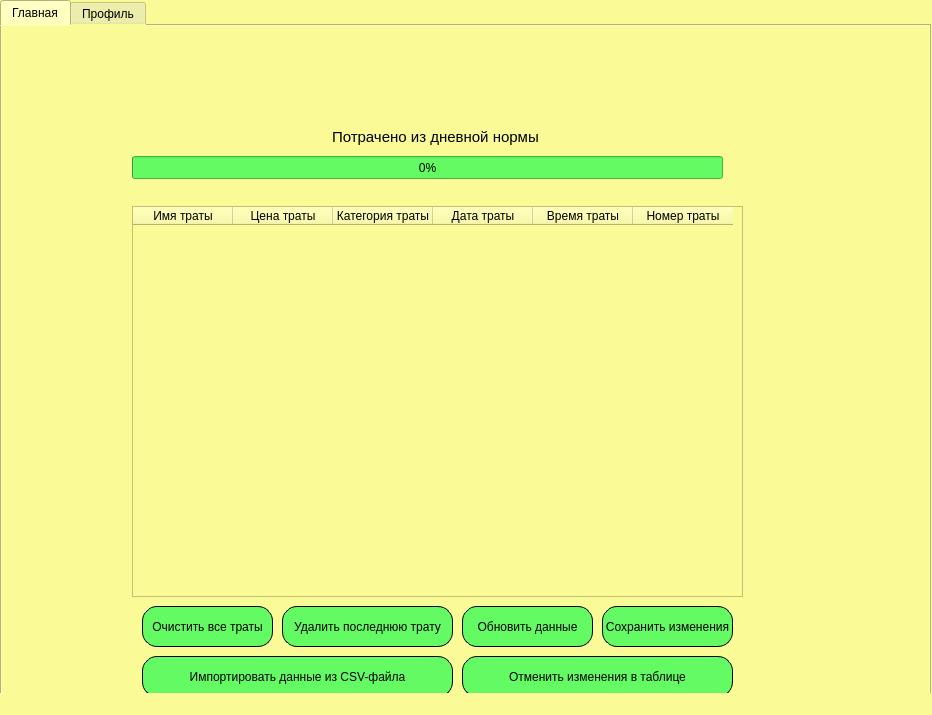
<?xml version="1.0" encoding="UTF-8"?>
<ui version="4.0">
 <class>MainWindow</class>
 <widget class="QMainWindow" name="MainWindow">
  <property name="geometry">
   <rect>
    <x>0</x>
    <y>0</y>
    <width>932</width>
    <height>715</height>
   </rect>
  </property>
  <property name="windowTitle">
   <string>MainWindow</string>
  </property>
  <property name="styleSheet">
   <string notr="true">background: rgb(250, 250, 150);</string>
  </property>
  <widget class="QWidget" name="centralwidget">
   <property name="styleSheet">
    <string notr="true"/>
   </property>
   <widget class="QTabWidget" name="tabWidget1">
    <property name="geometry">
     <rect>
      <x>0</x>
      <y>0</y>
      <width>931</width>
      <height>771</height>
     </rect>
    </property>
    <property name="styleSheet">
     <string notr="true"/>
    </property>
    <property name="currentIndex">
     <number>0</number>
    </property>
    <widget class="QWidget" name="mainTab">
     <property name="styleSheet">
      <string notr="true"/>
     </property>
     <attribute name="title">
      <string>Главная</string>
     </attribute>
     <widget class="QProgressBar" name="norm_progress">
      <property name="geometry">
       <rect>
        <x>130</x>
        <y>130</y>
        <width>591</width>
        <height>23</height>
       </rect>
      </property>
      <property name="styleSheet">
       <string notr="true">color:black;
background: rgb(100, 250, 100);</string>
      </property>
      <property name="minimum">
       <number>0</number>
      </property>
      <property name="value">
       <number>0</number>
      </property>
     </widget>
     <widget class="QLabel" name="label_9">
      <property name="geometry">
       <rect>
        <x>330</x>
        <y>100</y>
        <width>211</width>
        <height>21</height>
       </rect>
      </property>
      <property name="styleSheet">
       <string notr="true">font-size: 15px;</string>
      </property>
      <property name="text">
       <string>Потрачено из дневной нормы</string>
      </property>
     </widget>
     <widget class="QLabel" name="label_2">
      <property name="geometry">
       <rect>
        <x>860</x>
        <y>0</y>
        <width>61</width>
        <height>61</height>
       </rect>
      </property>
      <property name="text">
       <string/>
      </property>
      <property name="pixmap">
       <pixmap>icon.png</pixmap>
      </property>
      <property name="scaledContents">
       <bool>true</bool>
      </property>
     </widget>
     <widget class="QTableWidget" name="all_spending_table">
      <property name="geometry">
       <rect>
        <x>130</x>
        <y>180</y>
        <width>611</width>
        <height>391</height>
       </rect>
      </property>
      <property name="maximumSize">
       <size>
        <width>621</width>
        <height>16777215</height>
       </size>
      </property>
      <property name="styleSheet">
       <string notr="true"/>
      </property>
      <column>
       <property name="text">
        <string>Имя траты</string>
       </property>
      </column>
      <column>
       <property name="text">
        <string>Цена траты</string>
       </property>
      </column>
      <column>
       <property name="text">
        <string>Категория траты</string>
       </property>
      </column>
      <column>
       <property name="text">
        <string>Дата траты</string>
       </property>
      </column>
      <column>
       <property name="text">
        <string>Время траты</string>
       </property>
      </column>
      <column>
       <property name="text">
        <string>Номер траты</string>
       </property>
      </column>
     </widget>
     <widget class="QPushButton" name="clearSpendingButton">
      <property name="geometry">
       <rect>
        <x>140</x>
        <y>580</y>
        <width>131</width>
        <height>41</height>
       </rect>
      </property>
      <property name="styleSheet">
       <string notr="true">color:black;
background: rgb(100, 250, 100);
border: 1px solid black;
border-radius: 15px;</string>
      </property>
      <property name="text">
       <string>Очистить все траты</string>
      </property>
     </widget>
     <widget class="QPushButton" name="deleteLastSpendingButton">
      <property name="geometry">
       <rect>
        <x>280</x>
        <y>580</y>
        <width>171</width>
        <height>41</height>
       </rect>
      </property>
      <property name="styleSheet">
       <string notr="true">color:black;
background: rgb(100, 250, 100);
border: 1px solid black;
border-radius: 15px;</string>
      </property>
      <property name="text">
       <string>Удалить последнюю трату</string>
      </property>
     </widget>
     <widget class="QPushButton" name="saveUpdatesButton">
      <property name="geometry">
       <rect>
        <x>600</x>
        <y>580</y>
        <width>131</width>
        <height>41</height>
       </rect>
      </property>
      <property name="styleSheet">
       <string notr="true">color:black;
background: rgb(100, 250, 100);
border: 1px solid black;
border-radius: 15px;</string>
      </property>
      <property name="text">
       <string>Сохранить изменения</string>
      </property>
     </widget>
     <widget class="QPushButton" name="updateTableButton">
      <property name="geometry">
       <rect>
        <x>460</x>
        <y>580</y>
        <width>131</width>
        <height>41</height>
       </rect>
      </property>
      <property name="styleSheet">
       <string notr="true">color:black;
background: rgb(100, 250, 100);
border: 1px solid black;
border-radius: 15px;</string>
      </property>
      <property name="text">
       <string>Обновить данные</string>
      </property>
     </widget>
     <widget class="QPushButton" name="importFromCSVFileButton">
      <property name="geometry">
       <rect>
        <x>140</x>
        <y>630</y>
        <width>311</width>
        <height>41</height>
       </rect>
      </property>
      <property name="styleSheet">
       <string notr="true">color:black;
background: rgb(100, 250, 100);
border: 1px solid black;
border-radius: 15px;</string>
      </property>
      <property name="text">
       <string>Импортировать данные из CSV-файла</string>
      </property>
     </widget>
     <widget class="QPushButton" name="cancelTableUpdateButton">
      <property name="geometry">
       <rect>
        <x>460</x>
        <y>630</y>
        <width>271</width>
        <height>41</height>
       </rect>
      </property>
      <property name="styleSheet">
       <string notr="true">color:black;
background: rgb(100, 250, 100);
border: 1px solid black;
border-radius: 15px;</string>
      </property>
      <property name="text">
       <string>Отменить изменения в таблице</string>
      </property>
     </widget>
     <zorder>all_spending_table</zorder>
     <zorder>norm_progress</zorder>
     <zorder>label_9</zorder>
     <zorder>label_2</zorder>
     <zorder>clearSpendingButton</zorder>
     <zorder>deleteLastSpendingButton</zorder>
     <zorder>saveUpdatesButton</zorder>
     <zorder>updateTableButton</zorder>
     <zorder>importFromCSVFileButton</zorder>
     <zorder>cancelTableUpdateButton</zorder>
    </widget>
    <widget class="QWidget" name="tab_2">
     <attribute name="title">
      <string>Профиль</string>
     </attribute>
     <widget class="QPushButton" name="export_stats_button">
      <property name="geometry">
       <rect>
        <x>150</x>
        <y>50</y>
        <width>221</width>
        <height>51</height>
       </rect>
      </property>
      <property name="styleSheet">
       <string notr="true">border-radius: 15px;
border: 2px solid white;
color:black;
background: rgb(100, 250, 100);</string>
      </property>
      <property name="text">
       <string>Экспортировать общую статистику в CSV</string>
      </property>
     </widget>
     <widget class="QLineEdit" name="export_stats_input">
      <property name="geometry">
       <rect>
        <x>10</x>
        <y>50</y>
        <width>131</width>
        <height>51</height>
       </rect>
      </property>
      <property name="styleSheet">
       <string notr="true">border-radius: 15px;
border: 2px solid black;</string>
      </property>
     </widget>
     <widget class="QLabel" name="label_25">
      <property name="geometry">
       <rect>
        <x>10</x>
        <y>20</y>
        <width>321</width>
        <height>21</height>
       </rect>
      </property>
      <property name="styleSheet">
       <string notr="true">font-size: 15px;</string>
      </property>
      <property name="text">
       <string>Имя файла для сохранения(С расширением)</string>
      </property>
     </widget>
     <widget class="QPushButton" name="calculate_statistics_button">
      <property name="geometry">
       <rect>
        <x>10</x>
        <y>110</y>
        <width>361</width>
        <height>51</height>
       </rect>
      </property>
      <property name="styleSheet">
       <string notr="true">border-radius: 15px;
border: 2px solid white;
color:black;
background: rgb(100, 250, 100);</string>
      </property>
      <property name="text">
       <string>Рассчитать статистику</string>
      </property>
     </widget>
     <widget class="QFrame" name="frame_2">
      <property name="geometry">
       <rect>
        <x>10</x>
        <y>190</y>
        <width>231</width>
        <height>271</height>
       </rect>
      </property>
      <property name="styleSheet">
       <string notr="true">border-radius: 15px;
border: 2px solid black;</string>
      </property>
      <property name="frameShape">
       <enum>QFrame::StyledPanel</enum>
      </property>
      <property name="frameShadow">
       <enum>QFrame::Raised</enum>
      </property>
      <widget class="QLineEdit" name="spending_name_2">
       <property name="geometry">
        <rect>
         <x>10</x>
         <y>30</y>
         <width>211</width>
         <height>41</height>
        </rect>
       </property>
       <property name="styleSheet">
        <string notr="true"/>
       </property>
      </widget>
      <widget class="QLineEdit" name="spending_price_2">
       <property name="geometry">
        <rect>
         <x>10</x>
         <y>100</y>
         <width>211</width>
         <height>41</height>
        </rect>
       </property>
       <property name="styleSheet">
        <string notr="true"/>
       </property>
      </widget>
      <widget class="QPushButton" name="add_spending_button_2">
       <property name="geometry">
        <rect>
         <x>10</x>
         <y>210</y>
         <width>211</width>
         <height>51</height>
        </rect>
       </property>
       <property name="styleSheet">
        <string notr="true">color:black;
background: rgb(100, 250, 100);</string>
       </property>
       <property name="text">
        <string>Добавить трату</string>
       </property>
      </widget>
      <widget class="QLabel" name="label_10">
       <property name="geometry">
        <rect>
         <x>10</x>
         <y>80</y>
         <width>211</width>
         <height>16</height>
        </rect>
       </property>
       <property name="styleSheet">
        <string notr="true">
border: none;</string>
       </property>
       <property name="text">
        <string>Цена траты:</string>
       </property>
      </widget>
      <widget class="QLabel" name="label_3">
       <property name="geometry">
        <rect>
         <x>10</x>
         <y>10</y>
         <width>211</width>
         <height>20</height>
        </rect>
       </property>
       <property name="styleSheet">
        <string notr="true">
border: none;</string>
       </property>
       <property name="text">
        <string>Имя траты:</string>
       </property>
      </widget>
      <widget class="QLabel" name="label_23">
       <property name="geometry">
        <rect>
         <x>10</x>
         <y>140</y>
         <width>211</width>
         <height>16</height>
        </rect>
       </property>
       <property name="styleSheet">
        <string notr="true">
border: none;</string>
       </property>
       <property name="text">
        <string>Категория траты:</string>
       </property>
      </widget>
      <widget class="QComboBox" name="spending_category_2">
       <property name="geometry">
        <rect>
         <x>10</x>
         <y>160</y>
         <width>211</width>
         <height>41</height>
        </rect>
       </property>
       <property name="styleSheet">
        <string notr="true">color: black;
</string>
       </property>
       <item>
        <property name="text">
         <string>Нет категории</string>
        </property>
       </item>
       <item>
        <property name="text">
         <string>Продукты</string>
        </property>
       </item>
       <item>
        <property name="text">
         <string>Игры</string>
        </property>
       </item>
       <item>
        <property name="text">
         <string>Бытовая техника</string>
        </property>
       </item>
       <item>
        <property name="text">
         <string>Канцелярия</string>
        </property>
       </item>
       <item>
        <property name="text">
         <string>Услуги</string>
        </property>
       </item>
       <item>
        <property name="text">
         <string>Сервисы</string>
        </property>
       </item>
       <item>
        <property name="text">
         <string>Подписки</string>
        </property>
       </item>
       <item>
        <property name="text">
         <string>Электроника</string>
        </property>
       </item>
       <item>
        <property name="text">
         <string>Книги</string>
        </property>
       </item>
       <item>
        <property name="text">
         <string>Прочее...</string>
        </property>
       </item>
      </widget>
     </widget>
     <widget class="QFrame" name="frame_3">
      <property name="geometry">
       <rect>
        <x>10</x>
        <y>480</y>
        <width>231</width>
        <height>181</height>
       </rect>
      </property>
      <property name="styleSheet">
       <string notr="true">border-radius: 15px;
border: 2px solid black;</string>
      </property>
      <property name="frameShape">
       <enum>QFrame::StyledPanel</enum>
      </property>
      <property name="frameShadow">
       <enum>QFrame::Raised</enum>
      </property>
      <widget class="QLineEdit" name="day_spending_2">
       <property name="geometry">
        <rect>
         <x>10</x>
         <y>40</y>
         <width>211</width>
         <height>41</height>
        </rect>
       </property>
       <property name="styleSheet">
        <string notr="true"/>
       </property>
       <property name="text">
        <string/>
       </property>
      </widget>
      <widget class="QPushButton" name="update_norm_button_2">
       <property name="geometry">
        <rect>
         <x>10</x>
         <y>100</y>
         <width>211</width>
         <height>51</height>
        </rect>
       </property>
       <property name="styleSheet">
        <string notr="true">color:black;
background: rgb(100, 250, 100);</string>
       </property>
       <property name="text">
        <string>Обновить норму</string>
       </property>
      </widget>
      <widget class="QLabel" name="label_16">
       <property name="geometry">
        <rect>
         <x>10</x>
         <y>10</y>
         <width>211</width>
         <height>20</height>
        </rect>
       </property>
       <property name="styleSheet">
        <string notr="true">color: black;
border: none;</string>
       </property>
       <property name="text">
        <string>Дневная норма трат:</string>
       </property>
      </widget>
     </widget>
     <widget class="QFrame" name="frame">
      <property name="geometry">
       <rect>
        <x>260</x>
        <y>190</y>
        <width>581</width>
        <height>221</height>
       </rect>
      </property>
      <property name="styleSheet">
       <string notr="true">border-radius: 15px;
border: 2px solid black;
color: black;</string>
      </property>
      <property name="frameShape">
       <enum>QFrame::StyledPanel</enum>
      </property>
      <property name="frameShadow">
       <enum>QFrame::Raised</enum>
      </property>
      <widget class="QLabel" name="last_month_2">
       <property name="geometry">
        <rect>
         <x>300</x>
         <y>170</y>
         <width>271</width>
         <height>41</height>
        </rect>
       </property>
       <property name="styleSheet">
        <string notr="true">font-size: 15px;
</string>
       </property>
       <property name="text">
        <string>В прошлом месяце: 0р</string>
       </property>
      </widget>
      <widget class="QLabel" name="last_week_2">
       <property name="geometry">
        <rect>
         <x>300</x>
         <y>120</y>
         <width>271</width>
         <height>41</height>
        </rect>
       </property>
       <property name="styleSheet">
        <string notr="true">font-size: 15px;
</string>
       </property>
       <property name="text">
        <string>На прошлой неделе: 0р</string>
       </property>
      </widget>
      <widget class="QLabel" name="today_2">
       <property name="geometry">
        <rect>
         <x>10</x>
         <y>70</y>
         <width>271</width>
         <height>41</height>
        </rect>
       </property>
       <property name="styleSheet">
        <string notr="true">font-size: 15px;
</string>
       </property>
       <property name="text">
        <string>Сегодня: 0р</string>
       </property>
      </widget>
      <widget class="QLabel" name="yesterday_2">
       <property name="geometry">
        <rect>
         <x>300</x>
         <y>70</y>
         <width>271</width>
         <height>41</height>
        </rect>
       </property>
       <property name="styleSheet">
        <string notr="true">font-size: 15px;
</string>
       </property>
       <property name="text">
        <string>Вчера: 0р</string>
       </property>
      </widget>
      <widget class="QLabel" name="this_month_2">
       <property name="geometry">
        <rect>
         <x>10</x>
         <y>170</y>
         <width>271</width>
         <height>41</height>
        </rect>
       </property>
       <property name="styleSheet">
        <string notr="true">font-size: 15px;
</string>
       </property>
       <property name="text">
        <string>В этом месяце: 0р</string>
       </property>
      </widget>
      <widget class="QLabel" name="this_week_2">
       <property name="geometry">
        <rect>
         <x>10</x>
         <y>120</y>
         <width>271</width>
         <height>41</height>
        </rect>
       </property>
       <property name="styleSheet">
        <string notr="true">font-size: 15px;
</string>
       </property>
       <property name="text">
        <string>На этой неделе: 0р</string>
       </property>
      </widget>
      <widget class="QLabel" name="daily_norm_2">
       <property name="geometry">
        <rect>
         <x>10</x>
         <y>20</y>
         <width>271</width>
         <height>41</height>
        </rect>
       </property>
       <property name="styleSheet">
        <string notr="true">font-size: 15px;</string>
       </property>
       <property name="text">
        <string>Дневная норма: 0р</string>
       </property>
      </widget>
     </widget>
     <widget class="QFrame" name="frame_4">
      <property name="geometry">
       <rect>
        <x>260</x>
        <y>430</y>
        <width>651</width>
        <height>231</height>
       </rect>
      </property>
      <property name="styleSheet">
       <string notr="true">border-radius: 15px;
border: 2px solid black;</string>
      </property>
      <property name="frameShape">
       <enum>QFrame::StyledPanel</enum>
      </property>
      <property name="frameShadow">
       <enum>QFrame::Raised</enum>
      </property>
      <widget class="QLabel" name="min_sum">
       <property name="geometry">
        <rect>
         <x>10</x>
         <y>70</y>
         <width>301</width>
         <height>41</height>
        </rect>
       </property>
       <property name="styleSheet">
        <string notr="true">font-size: 15px;
</string>
       </property>
       <property name="text">
        <string>Мин. потраченная сумма: 0р</string>
       </property>
      </widget>
      <widget class="QLabel" name="all_spent">
       <property name="geometry">
        <rect>
         <x>10</x>
         <y>20</y>
         <width>631</width>
         <height>41</height>
        </rect>
       </property>
       <property name="styleSheet">
        <string notr="true">font-size: 15px;
</string>
       </property>
       <property name="text">
        <string>Всего потрачено за всё время: 0р</string>
       </property>
      </widget>
      <widget class="QLabel" name="middle_sum">
       <property name="geometry">
        <rect>
         <x>10</x>
         <y>120</y>
         <width>341</width>
         <height>41</height>
        </rect>
       </property>
       <property name="styleSheet">
        <string notr="true">font-size: 15px;
</string>
       </property>
       <property name="text">
        <string>Средняя потраченная сумма: 0р</string>
       </property>
      </widget>
      <widget class="QLabel" name="max_sum">
       <property name="geometry">
        <rect>
         <x>10</x>
         <y>170</y>
         <width>311</width>
         <height>41</height>
        </rect>
       </property>
       <property name="styleSheet">
        <string notr="true">font-size: 15px;
</string>
       </property>
       <property name="text">
        <string>Макс. потраченная сумма: 0р</string>
       </property>
      </widget>
      <widget class="QLabel" name="app_used">
       <property name="geometry">
        <rect>
         <x>330</x>
         <y>70</y>
         <width>311</width>
         <height>41</height>
        </rect>
       </property>
       <property name="styleSheet">
        <string notr="true">font-size: 15px;
</string>
       </property>
       <property name="text">
        <string>Приложение используется: 0 дней</string>
       </property>
      </widget>
     </widget>
     <widget class="QLabel" name="label_4">
      <property name="geometry">
       <rect>
        <x>860</x>
        <y>0</y>
        <width>61</width>
        <height>61</height>
       </rect>
      </property>
      <property name="text">
       <string/>
      </property>
      <property name="pixmap">
       <pixmap>icon.png</pixmap>
      </property>
      <property name="scaledContents">
       <bool>true</bool>
      </property>
     </widget>
    </widget>
   </widget>
  </widget>
  <widget class="QStatusBar" name="statusbar"/>
 </widget>
 <resources/>
 <connections/>
</ui>
